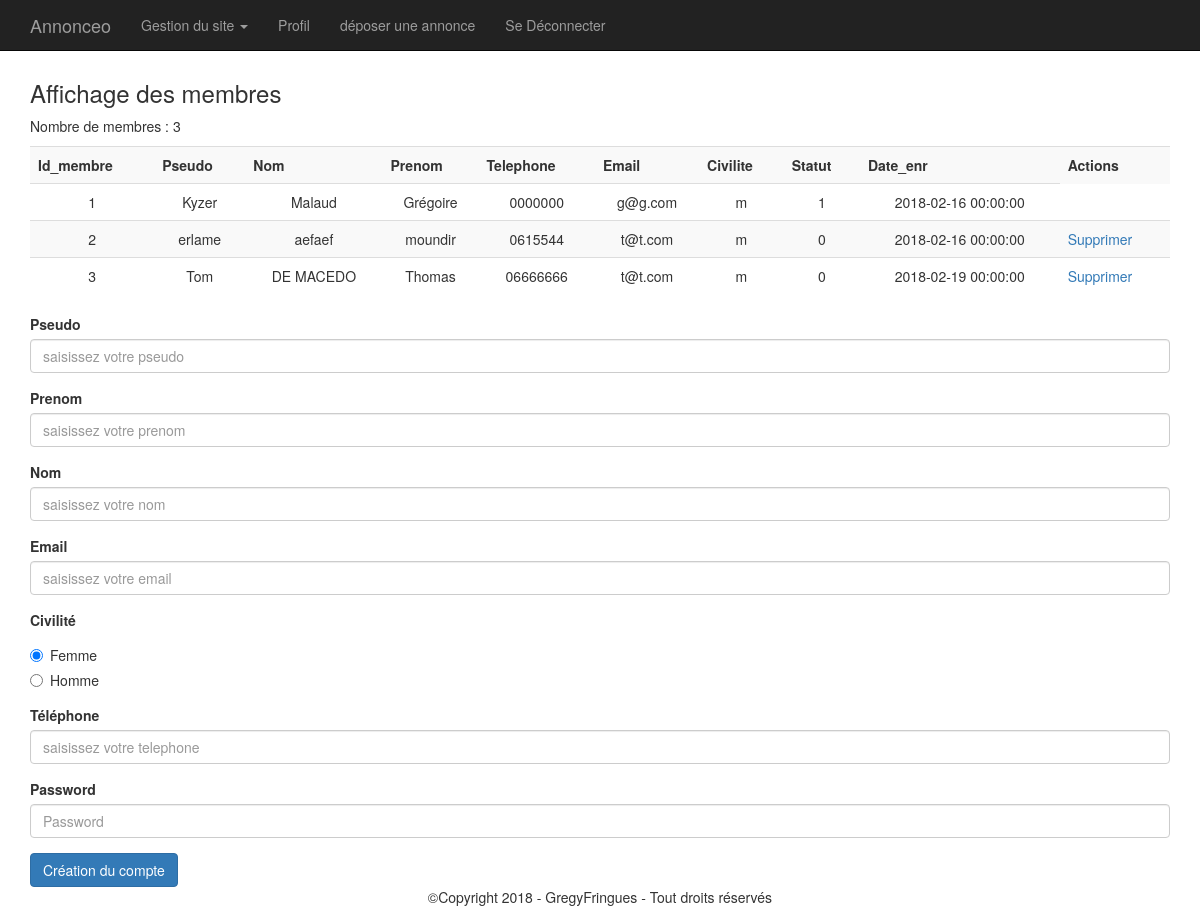
Before: /admin/gestion_membres.php (signed in) with the older database file.
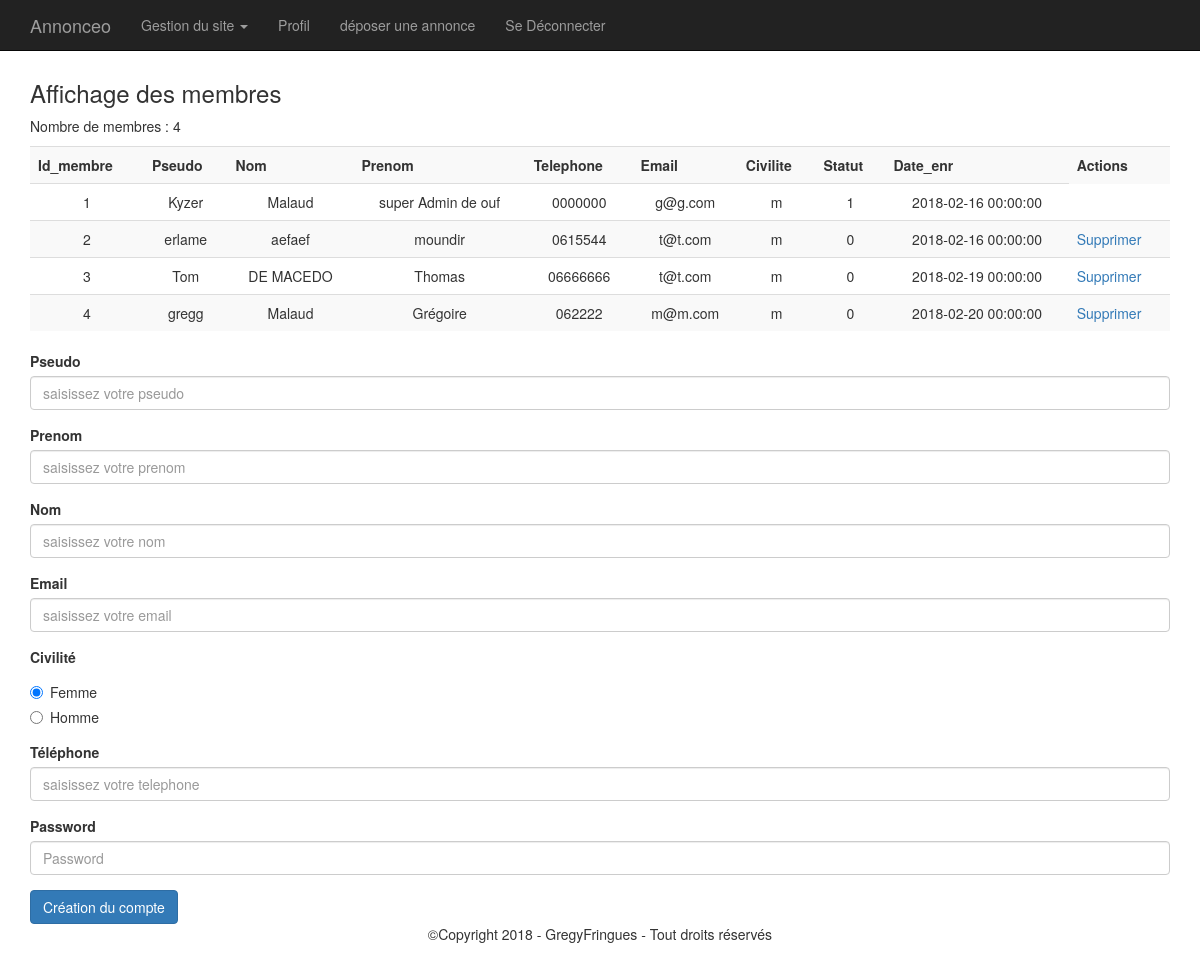
After: the same page with the newer database file.
### tables this page shows
CREATE TABLE `membre` (
  `id_membre` int(3) NOT NULL,
  `pseudo` varchar(20) NOT NULL,
  `mdp` varchar(60) NOT NULL,
  `nom` varchar(20) NOT NULL,
  `prenom` varchar(20) NOT NULL,
  `telephone` varchar(20) NOT NULL,
  `email` varchar(50) NOT NULL,
  `civilite` enum('m','f') NOT NULL,
  `statut` int(1) NOT NULL,
  `date_enr` datetime NOT NULL
);

### inc/fonctions.php (called while the page is built, shortened)
<?php
    function executeRequete($sql, $params=array()) {
         global $pdo;
         $r = $pdo->prepare($sql);
         $r->execute($params);
         return $r;
    }
?>

### admin/gestion_membres.php (the view, shortened to what this page needs)
            <?php
$sql = executeRequete("SELECT * FROM membre");
$content='';
$content .="<h3>Affichage des membres</h3>";
$content .="<p>Nombre de membres : ".$sql->rowCount()."</p>";
$content .="<table class=' table table-striped table-hover'>
                <tr>";
for( $i=0; $i<$sql->columnCount() ; $i++)
{
    $colonne = $sql->getColumnMeta($i);
    if ( $colonne['name'] !='mdp')
    {
        $content .='<th>'.ucfirst($colonne['name']).'</th>';
    }
}
$content .='<th colspan="4">Actions</th>';
$content .="</tr>";
while ( $ligne = $sql->fetch(PDO::FETCH_ASSOC) )
{
    $content .='<tr>';
    foreach($ligne as $indice =>$information)
    {
        if ( $indice !='mdp'){
            $content .="<td class='text-center'>".$information.'</td>';
        }
    }
    if ( $ligne['id_membre'] != $_SESSION['membre']['id_membre'])
    {
    $content .='<td><a href="?action=supprimer&id_membre='.$ligne['id_membre'].'"onclick=
    "return(confirm(\'Etes vous certain de vouloir supprimer ce membre :'.$ligne['nom'].'?\'))">Supprimer</a></td>';
    }
    $content .='</tr>';
}
$content .='<table>';
?>
<form id="inscription" action="" method="post">
        <div class="form-group <?= isset($errorInscription['pseudo']) ? 'has-error' : '' ?>">
            <label for="pseudo">Pseudo</label>
            <input type="text" class="form-control" id="pseudo" name="pseudo" placeholder="saisissez votre pseudo" value="<?= $_POST['pseudo'] ?? '' ?>">
        </div>
        <div class="form-group <?= isset($errorInscription['prenom']) ? 'has-error' : '' ?>">
            <label for="prenom">Prenom</label>
            <input type="text" class="form-control" id="prenom" name="prenom" placeholder="saisissez votre prenom" value="<?= $_POST['prenom'] ?? '' ?>">
        </div>
        <div class="form-group <?= isset($errorInscription['nom']) ? 'has-error' : '' ?>">
            <label for="nom">Nom</label>
            <input type="text" class="form-control" id="nom" name="nom" placeholder="saisissez votre nom" value="<?= $_POST['nom'] ?? '' ?>">
        </div>
        <div class="form-group <?= isset($errorInscription['email']) ? 'has-error' : '' ?>">
            <label for="email">Email</label>
            <input type="email" class="form-control" id="email" name="email" placeholder="saisissez votre email" value="<?= $_POST['email'] ?? '' ?>">
        </div>
        <div class="form-group <?= isset($errorInscription['civilite']) ? 'has-error' : '' ?>">
        <label>Civilité</label>
            <div class="radio">
                <label>
                    <input type="radio" name="civilite" id="femme" value="f" checked <?php if(!empty($_POST['civilite']) && $_POST['civilite'] == "f"){ echo 'checked';} else { echo '';} ?> />
                Femme
                </label>
                </div>
                <div class="radio">
                <label>
                    <input type="radio" name="civilite" id="homme" value="m" <?php if(!empty($_POST['civilite']) && $_POST['civilite'] == "m"){ echo 'checked';} else { echo '';} ?> />
                Homme
                </label>
            </div>
        </div>
        <div class="form-group <?= isset($errorInscription['telephone']) ? 'has-error' : '' ?>">
            <label for="telephone">Téléphone</label>
            <input type="text" class="form-control" id="telephone" name="telephone" placeholder="saisissez votre telephone" value="<?= $_POST['telephone'] ?? '' ?>">
        </div>
        <div class="form-group <?= isset($errorInscription['mdp']) ? 'has-error' : '' ?>">
            <label for="mdp">Password</label>
            <input type="password" class="form-control" id="mdp" name="mdp" placeholder="Password">
        </div>
        <button type="submit" class="btn btn-primary">Création du compte</button>
    </form>
<?php
$formulairemembre=ob_get_clean();
?>
<div>
    <?= $content ?>
   </div> <div>
    <?= $formulairemembre ?>
</div>
<?php
require_once('../inc/gabarit.php');

Changed rows visible on the page:
added membre: id_membre "4", pseudo "gregg", nom "Malaud", prenom "Grégoire", telephone "062222", email "m@m.com", civilite "m", statut "0", date_enr "2018-02-20 00:00:00"
Other visible differences:
$sql->rowCount(): "3" → "4"
new list line: "super Admin de ouf"
list line gone: "Grégoire"
